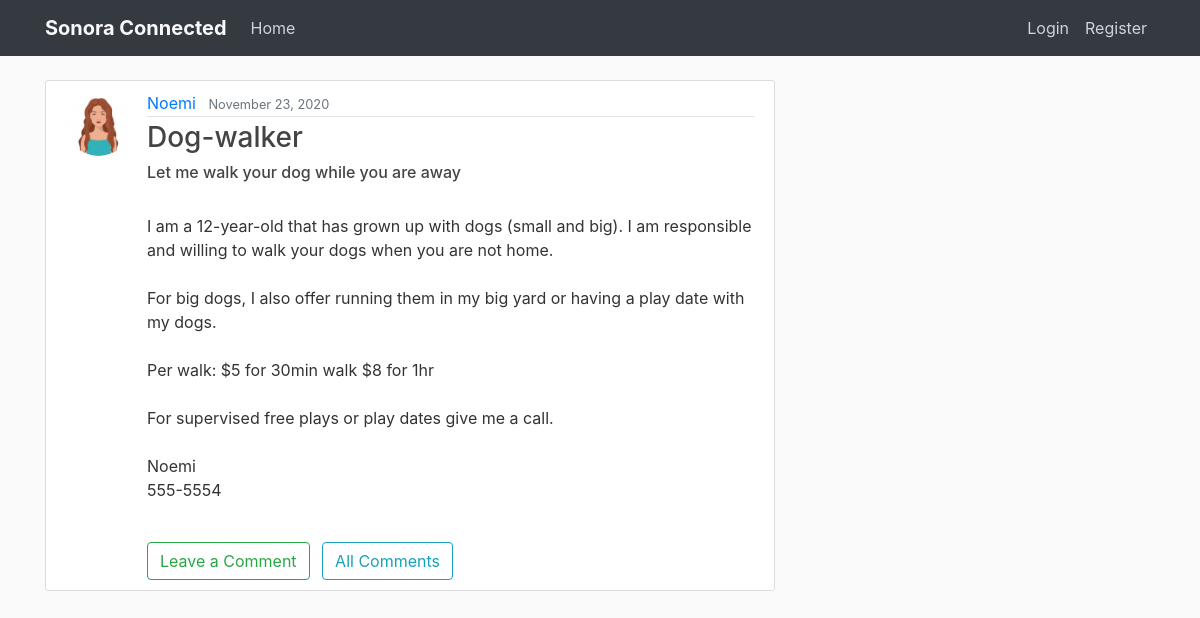
The app's page /post/2/ with its own data.
### blogapp/models.py (models this page shows, shortened)
class Post(models.Model):
	title = models.CharField(max_length=80)
	subhead = models.CharField(max_length=200)
	content = models.TextField()
	date_posted = models.DateTimeField(default=timezone.now)
	author = models.ForeignKey(User, on_delete=models.CASCADE)

### users/models.py (models this page shows, shortened)
class Profile(models.Model):
	user = models.OneToOneField(User, on_delete=models.CASCADE)
	image = models.ImageField(default='default.png', upload_to='profile_pics')

### blogapp/views.py (the view)
# urls.py: path('post/<int:pk>/', PostDetailView.as_view(), name='post-detail'),
class PostDetailView(DetailView):
	model = Post

### blogapp/templates/blogapp/post_detail.html (shortened to what this page needs)
{% extends "blogapp/base.html" %}
{% block content %}
  <article class="media content-section">
    <img class="rounded-circle article-img" src="{{ object.author.profile.image.url }}">
    <div class="media-body">
      <div class="article-metadata">
        <a class="mr-2" href="{% url 'user-posts' object.author.username %}">{{ object.author }}</a>
        <small class="text-muted">{{ object.date_posted|date:"F d, Y" }}</small>
      </div>
      <h3 class="article-title">{{ object.title }}</h3>
      <h6 class="article-content">{{ object.subhead }}</h6><br>
      <p class="article-content">{{ object.content }}</p>
      <br>
      <a class="btn btn-outline-success mr-2" href="{% url 'new-comment' object.id %}">Leave a Comment</a>
      <a class="btn btn-outline-info" href="{% url 'comments' object.id %}">All Comments</a>
    </div>
  </article>
{% endblock content %}

### blogapp/static/blogapp/main.css (style rules this page uses)
body { background: #fafafa; color: #333333; margin-top: 5rem; }
h1, h2, h3, h4, h5, h6 { color: #444444; }
.content-section { background: #ffffff; padding: 10px 20px; border: 1px solid #dddddd; border-radius: 3px; margin-bottom: 20px; }
.article-title { color: #444444; }
.article-content { white-space: pre-line; }
.article-img { height: 65px; width: 65px; margin-right: 16px; }
.article-metadata { padding-bottom: 1px; margin-bottom: 4px; border-bottom: 1px solid #e3e3e3 }

### records on screen
Post: author.profile.image (picture), author "Noemi", date_posted "November 23, 2020", title "Dog-walker", subhead "Let me walk your dog while you are away", content "I am a 12-year-old that has grown up with dogs (small and big). I am responsible and willing to walk your dogs when you are not home. For big dogs, I also offer running them in my big yard or having a play date with my dogs. Per walk: $5 for 30min walk $8 for 1hr For supervised free plays or play dates give me a call. Noemi 555-5554"
